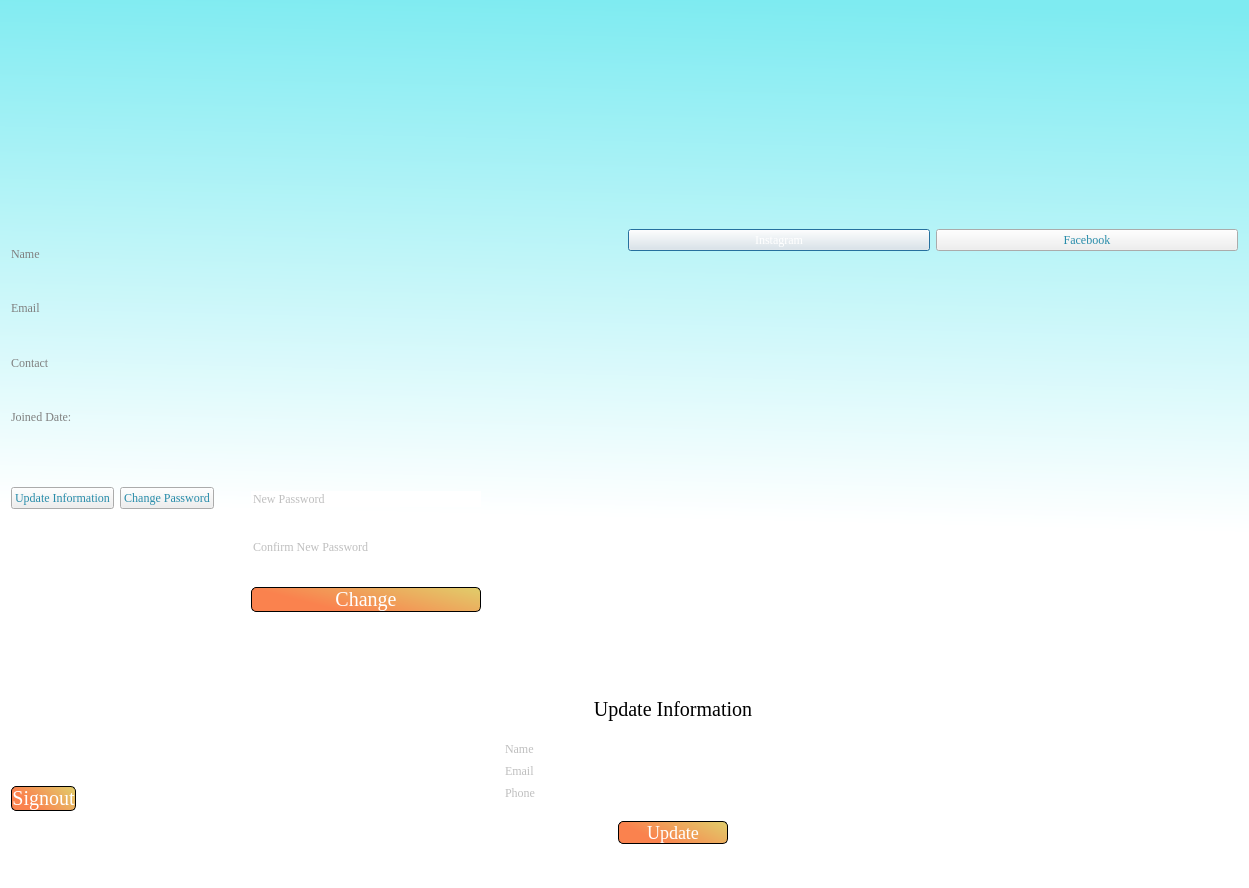
<?xml version="1.0" encoding="UTF-8"?>
<ui version="4.0">
 <class>profile</class>
 <widget class="QDialog" name="profile">
  <property name="geometry">
   <rect>
    <x>0</x>
    <y>0</y>
    <width>1249</width>
    <height>888</height>
   </rect>
  </property>
  <property name="windowTitle">
   <string>Dialog</string>
  </property>
  <property name="styleSheet">
   <string notr="true">#profile{
	background-color: qlineargradient(spread:pad, x1:0.557, y1:0, x2:0.536946, y2:0.585727, stop:0 rgba(126, 235, 241, 255), stop:1 rgba(255, 255, 255, 255));
}
*{
	color:grey;
	font-family:times new roman
}
QPushButton{
color:rgb(40,140,170);
}

.QPushButton:hover{
color:black;
border-radius:10px;
text-decoration:underline;
}</string>
  </property>
  <layout class="QGridLayout" name="gridLayout">
   <item row="0" column="0">
    <layout class="QGridLayout" name="gridLayout_2">
     <item row="0" column="0">
      <layout class="QVBoxLayout" name="verticalLayout">
       <item>
        <layout class="QHBoxLayout" name="horizontalLayout_8">
         <item>
          <widget class="QLabel" name="coverphoto">
           <property name="styleSheet">
            <string notr="true">border-radius:20px;
border-image: url(:/images/Frame 45.png);</string>
           </property>
           <property name="text">
            <string/>
           </property>
          </widget>
         </item>
        </layout>
       </item>
       <item>
        <layout class="QHBoxLayout" name="horizontalLayout_7">
         <item>
          <layout class="QGridLayout" name="gridLayout_4">
           <property name="sizeConstraint">
            <enum>QLayout::SetMinimumSize</enum>
           </property>
           <item row="0" column="0">
            <layout class="QVBoxLayout" name="verticalLayout_3">
             <item>
              <widget class="QLabel" name="Name">
               <property name="text">
                <string>Name</string>
               </property>
              </widget>
             </item>
             <item>
              <widget class="QLabel" name="Email">
               <property name="text">
                <string>Email</string>
               </property>
              </widget>
             </item>
             <item>
              <widget class="QLabel" name="Contact">
               <property name="text">
                <string>Contact</string>
               </property>
              </widget>
             </item>
             <item>
              <widget class="QLabel" name="JoinedDate">
               <property name="text">
                <string>Joined Date:</string>
               </property>
              </widget>
             </item>
            </layout>
           </item>
          </layout>
         </item>
         <item>
          <layout class="QGridLayout" name="gridLayout_8">
           <item row="0" column="0">
            <layout class="QVBoxLayout" name="verticalLayout_9"/>
           </item>
          </layout>
         </item>
         <item>
          <layout class="QGridLayout" name="gridLayout_5">
           <item row="0" column="0">
            <layout class="QVBoxLayout" name="verticalLayout_4">
             <item>
              <layout class="QHBoxLayout" name="horizontalLayout_9">
               <item>
                <widget class="QPushButton" name="Instagram">
                 <property name="styleSheet">
                  <string notr="true">color:white;</string>
                 </property>
                 <property name="text">
                  <string>Instagram</string>
                 </property>
                </widget>
               </item>
               <item>
                <widget class="QPushButton" name="Facebook">
                 <property name="text">
                  <string>Facebook</string>
                 </property>
                </widget>
               </item>
              </layout>
             </item>
             <item>
              <widget class="QLabel" name="label">
               <property name="text">
                <string/>
               </property>
              </widget>
             </item>
            </layout>
           </item>
          </layout>
         </item>
        </layout>
       </item>
       <item>
        <layout class="QHBoxLayout" name="horizontalLayout_5">
         <item>
          <layout class="QGridLayout" name="gridLayout_6">
           <item row="0" column="0">
            <layout class="QVBoxLayout" name="verticalLayout_5">
             <item>
              <layout class="QHBoxLayout" name="horizontalLayout_10">
               <item>
                <widget class="QPushButton" name="UpdateInfo">
                 <property name="text">
                  <string>Update Information</string>
                 </property>
                </widget>
               </item>
               <item>
                <widget class="QPushButton" name="ChangePassword">
                 <property name="text">
                  <string>Change Password</string>
                 </property>
                </widget>
               </item>
               <item>
                <widget class="QLabel" name="label_16">
                 <property name="text">
                  <string/>
                 </property>
                </widget>
               </item>
               <item>
                <layout class="QHBoxLayout" name="horizontalLayout_11"/>
               </item>
              </layout>
             </item>
             <item>
              <widget class="QLabel" name="label_17">
               <property name="text">
                <string/>
               </property>
              </widget>
             </item>
            </layout>
           </item>
          </layout>
         </item>
         <item>
          <layout class="QVBoxLayout" name="verticalLayout_2">
           <item>
            <layout class="QHBoxLayout" name="horizontalLayout">
             <item>
              <layout class="QVBoxLayout" name="verticalLayout_8">
               <item>
                <layout class="QGridLayout" name="gridLayout_3">
                 <item row="0" column="0">
                  <widget class="QFrame" name="Pwd">
                   <layout class="QHBoxLayout" name="horizontalLayout_3">
                    <item>
                     <widget class="QFrame" name="Password1_2">
                      <layout class="QVBoxLayout" name="Password1">
                       <item>
                        <widget class="QLineEdit" name="NewPassword">
                         <property name="styleSheet">
                          <string notr="true">border-radius:10px;
background:white;
color:grey;</string>
                         </property>
                         <property name="placeholderText">
                          <string>New Password</string>
                         </property>
                        </widget>
                       </item>
                       <item>
                        <widget class="QLineEdit" name="ConfNewPassword">
                         <property name="styleSheet">
                          <string notr="true">background:white;
color:grey;
border-radius:10px;</string>
                         </property>
                         <property name="placeholderText">
                          <string>Confirm New Password</string>
                         </property>
                        </widget>
                       </item>
                       <item>
                        <widget class="QPushButton" name="PwdChange">
                         <property name="styleSheet">
                          <string notr="true">*{
border-radius:5px;
	background-color: qlineargradient(spread:pad, x1:0.0788177, y1:0.380682, x2:1, y2:0, stop:0.0640394 rgba(250, 130, 78, 255), stop:1 rgba(224, 206, 107, 255));
color:white;
font-family:&quot;Times New Roman&quot;;
	border-color: rgb(0,0,0);
  border-style: solid;
  border-width: 1px;
font-size:20px;

}

*:hover{
color:#F5E0E0;
}</string>
                         </property>
                         <property name="text">
                          <string>Change</string>
                         </property>
                        </widget>
                       </item>
                      </layout>
                     </widget>
                    </item>
                    <item>
                     <widget class="QLabel" name="label_25">
                      <property name="text">
                       <string/>
                      </property>
                     </widget>
                    </item>
                    <item>
                     <widget class="QLabel" name="label_21">
                      <property name="text">
                       <string/>
                      </property>
                     </widget>
                    </item>
                    <item>
                     <widget class="QLabel" name="label_20">
                      <property name="text">
                       <string/>
                      </property>
                     </widget>
                    </item>
                    <item>
                     <widget class="QLabel" name="label_19">
                      <property name="text">
                       <string/>
                      </property>
                     </widget>
                    </item>
                    <item>
                     <widget class="QLabel" name="label_18">
                      <property name="text">
                       <string/>
                      </property>
                     </widget>
                    </item>
                   </layout>
                  </widget>
                 </item>
                </layout>
               </item>
              </layout>
             </item>
             <item>
              <widget class="QLabel" name="label_30">
               <property name="text">
                <string/>
               </property>
              </widget>
             </item>
             <item>
              <spacer name="horizontalSpacer_2">
               <property name="orientation">
                <enum>Qt::Horizontal</enum>
               </property>
               <property name="sizeHint" stdset="0">
                <size>
                 <width>40</width>
                 <height>20</height>
                </size>
               </property>
              </spacer>
             </item>
             <item>
              <spacer name="horizontalSpacer">
               <property name="orientation">
                <enum>Qt::Horizontal</enum>
               </property>
               <property name="sizeHint" stdset="0">
                <size>
                 <width>40</width>
                 <height>20</height>
                </size>
               </property>
              </spacer>
             </item>
            </layout>
           </item>
          </layout>
         </item>
        </layout>
       </item>
       <item>
        <layout class="QHBoxLayout" name="horizontalLayout_2">
         <item>
          <layout class="QVBoxLayout" name="verticalLayout_6">
           <item>
            <layout class="QGridLayout" name="gridLayout_7">
             <item row="2" column="0">
              <layout class="QVBoxLayout" name="verticalLayout_7">
               <item>
                <layout class="QHBoxLayout" name="horizontalLayout_13">
                 <item>
                  <widget class="QPushButton" name="SignOut">
                   <property name="styleSheet">
                    <string notr="true">*{
border-radius:5px;
	background-color: qlineargradient(spread:pad, x1:0.0788177, y1:0.380682, x2:1, y2:0, stop:0.0640394 rgba(250, 130, 78, 255), stop:1 rgba(224, 206, 107, 255));
color:white;
font-family:&quot;Times New Roman&quot;;
	border-color: rgb(0,0,0);
  border-style: solid;
  border-width: 1px;
font-size:20px;

}

*:hover{
color:#F5E0E0;
}</string>
                   </property>
                   <property name="text">
                    <string>Signout</string>
                   </property>
                  </widget>
                 </item>
                 <item>
                  <widget class="QLabel" name="label_14">
                   <property name="text">
                    <string/>
                   </property>
                  </widget>
                 </item>
                 <item>
                  <widget class="QLabel" name="label_15">
                   <property name="text">
                    <string/>
                   </property>
                  </widget>
                 </item>
                </layout>
               </item>
              </layout>
             </item>
             <item row="1" column="0">
              <widget class="QLabel" name="label_10">
               <property name="text">
                <string/>
               </property>
              </widget>
             </item>
             <item row="3" column="0">
              <widget class="QLabel" name="label_8">
               <property name="text">
                <string/>
               </property>
              </widget>
             </item>
             <item row="0" column="0">
              <widget class="QLabel" name="label_6">
               <property name="text">
                <string/>
               </property>
              </widget>
             </item>
            </layout>
           </item>
          </layout>
         </item>
         <item>
          <spacer name="horizontalSpacer_3">
           <property name="orientation">
            <enum>Qt::Horizontal</enum>
           </property>
           <property name="sizeHint" stdset="0">
            <size>
             <width>40</width>
             <height>20</height>
            </size>
           </property>
          </spacer>
         </item>
         <item>
          <widget class="QFrame" name="newInfo">
           <layout class="QGridLayout" name="gridLayout_10">
            <item row="0" column="0">
             <widget class="QFrame" name="Uinfo">
              <layout class="QVBoxLayout" name="verticalLayout_10">
               <item>
                <widget class="QLabel" name="label_2">
                 <property name="styleSheet">
                  <string notr="true">color:black;
font-size:20px;
</string>
                 </property>
                 <property name="text">
                  <string>Update Information</string>
                 </property>
                 <property name="alignment">
                  <set>Qt::AlignCenter</set>
                 </property>
                </widget>
               </item>
               <item>
                <widget class="QLineEdit" name="newName">
                 <property name="styleSheet">
                  <string notr="true">color:grey;
background:white;
border-radius:8px;</string>
                 </property>
                 <property name="placeholderText">
                  <string>Name</string>
                 </property>
                </widget>
               </item>
               <item>
                <widget class="QLineEdit" name="newEmail">
                 <property name="styleSheet">
                  <string notr="true">color:grey;
background:white;
border-radius:8px;</string>
                 </property>
                 <property name="placeholderText">
                  <string>Email</string>
                 </property>
                </widget>
               </item>
               <item>
                <widget class="QLineEdit" name="newPhone">
                 <property name="styleSheet">
                  <string notr="true">color:grey;
background:white;
border-radius:8px;</string>
                 </property>
                 <property name="placeholderText">
                  <string>Phone</string>
                 </property>
                </widget>
               </item>
               <item>
                <layout class="QHBoxLayout" name="horizontalLayout_4">
                 <item>
                  <widget class="QLabel" name="label_4">
                   <property name="text">
                    <string/>
                   </property>
                  </widget>
                 </item>
                 <item>
                  <widget class="QPushButton" name="Update">
                   <property name="styleSheet">
                    <string notr="true">*{
border-radius:5px;
	background-color: qlineargradient(spread:pad, x1:0.0788177, y1:0.380682, x2:1, y2:0, stop:0.0640394 rgba(250, 130, 78, 255), stop:1 rgba(224, 206, 107, 255));
color:white;
font-family:&quot;Times New Roman&quot;;
	border-color: rgb(0,0,0);
  border-style: solid;
  border-width: 1px;
font-size:18px;}</string>
                   </property>
                   <property name="text">
                    <string>Update</string>
                   </property>
                  </widget>
                 </item>
                 <item>
                  <widget class="QLabel" name="label_5">
                   <property name="text">
                    <string/>
                   </property>
                  </widget>
                 </item>
                </layout>
               </item>
              </layout>
             </widget>
            </item>
           </layout>
          </widget>
         </item>
         <item>
          <spacer name="horizontalSpacer_4">
           <property name="orientation">
            <enum>Qt::Horizontal</enum>
           </property>
           <property name="sizeHint" stdset="0">
            <size>
             <width>40</width>
             <height>20</height>
            </size>
           </property>
          </spacer>
         </item>
        </layout>
       </item>
      </layout>
     </item>
    </layout>
   </item>
  </layout>
 </widget>
 <resources/>
 <connections/>
</ui>
